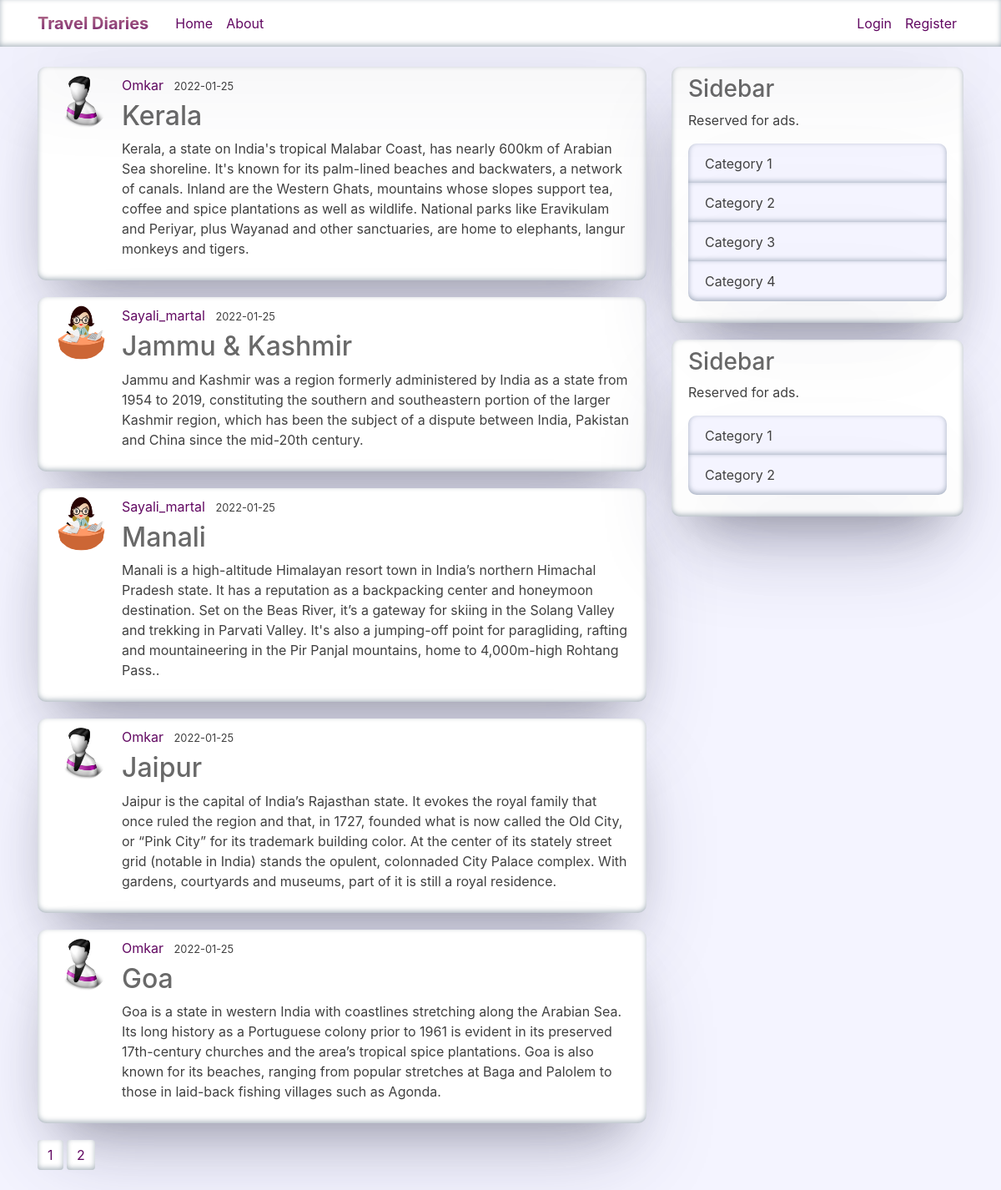
The page /home on the database its author committed.
### travel/models.py (models this page shows, shortened)
class Post(db.Model):
    id = db.Column(db.Integer, primary_key=True)
    title = db.Column(db.String(100), nullable=False)
    date_posted = db.Column(db.DateTime, nullable=False, default=datetime.utcnow)
    content = db.Column(db.Text, nullable=False)
    user_id = db.Column(db.Integer, db.ForeignKey('user.id'), nullable=False)

class User(db.Model, UserMixin):
    id = db.Column(db.Integer, primary_key=True)
    username = db.Column(db.String(20), unique=True, nullable=False)
    email = db.Column(db.String(120), unique=True, nullable=False)
    image_file = db.Column(db.String(20), nullable=False, default='default.png')
    password = db.Column(db.String(60), nullable=False)
    posts = db.relationship('Post', backref='author', lazy=True)

### travel/main/routes.py (the view)
@main.route("/")
@main.route("/home")
def home():
    page = request.args.get('page', 1, type=int)
    posts = Post.query.order_by(Post.date_posted.desc()).paginate(page=page, per_page=5)
    return render_template('home.html', posts=posts)

### travel/templates/home.html
{% extends "layout.html" %}
{% block content %}
    {% for post in posts.items %}
        <article class="media content-section">
          <img class="rounded-circle article-img" src="{{ url_for('static', filename='profile_pics/' + post.author.image_file) }}">
          <div class="media-body">
            <div class="article-metadata">
              <a class="mr-2" href="{{ url_for('users.user_posts', username=post.author.username) }}">{{ post.author.username }}</a>
              <small class="text-muted">{{ post.date_posted.strftime('%Y-%m-%d') }}</small>
            </div>
            <h2><a class="article-title" href="{{ url_for('posts.post', post_id=post.id) }}">{{ post.title }}</a></h2>
            <p class="article-content">{{ post.content }}</p>
          </div>
        </article>
    {% endfor %}
    {% for page_num in posts.iter_pages(left_edge=1, right_edge=1, left_current=1, right_current=2) %}
      {% if page_num %}
        {% if posts.page == page_num %}
          <a class="btn btn-info mb-4" href="{{ url_for('main.home', page=page_num) }}">{{ page_num }}</a>
        {% else %}
          <a class="btn btn-outline-info mb-4" href="{{ url_for('main.home', page=page_num) }}">{{ page_num }}</a>
        {% endif %}
      {% else %}
        ...
      {% endif %}
    {% endfor %}
{% endblock content %}

### travel/templates/layout.html (shortened to what this page needs)
<!DOCTYPE html>
<html>
<head>
    <link rel="stylesheet" href="https://maxcdn.bootstrapcdn.com/bootstrap/4.0.0/css/bootstrap.min.css">
    <link rel="stylesheet" type="text/css" href="{{ url_for('static', filename='style.css') }}">
</head>
<body>
    <header class="site-header">
      <nav class="navbar navbar-expand-md navbar-dark bg-steel fixed-top">
        <div class="container">
          <a class="navbar-brand mr-4" href="/">
            Travel Diaries
          </a>
          <div class="collapse navbar-collapse" id="navbarToggle">
            <div class="navbar-nav mr-auto">
              <a class="nav-item nav-link" href="{{ url_for('main.home') }}">Home</a>
              <a class="nav-item nav-link" href="{{ url_for('main.about') }}">About</a>
            </div>
            <div class="navbar-nav">
              {% if current_user.is_authenticated %}
                <a class="nav-item nav-link" href="{{ url_for('posts.new_post') }}">New Post</a>
                <a class="nav-item nav-link" href="{{ url_for('users.account') }}">Account</a>
                <a class="nav-item nav-link" href="{{ url_for('users.logout') }}">Logout</a>
              {% else %}
                <a class="nav-item nav-link" href="{{ url_for('users.login') }}">Login</a>
                <a class="nav-item nav-link" href="{{ url_for('users.register') }}">Register</a>
              {% endif %}
            </div>
          </div>
        </div>
      </nav>
    </header>
    <main role="main" class="container">
      <div class="row">
        <div class="col-md-8">
          {% block content %}{% endblock %}
        </div>
        <div class="col-md-4">
          <div class="content-section">
            <h3>Sidebar</h3>
            <p class='text-muted'>Reserved for ads.
              <ul class="list-group">
                <li class="list-group-item list-group-item-light">Category 1</li>
                <li class="list-group-item list-group-item-light">Category 2</li>
                <li class="list-group-item list-group-item-light">Category 3</li>
                <li class="list-group-item list-group-item-light">Category 4</li>
              </ul>
            </p>
          </div>
          <div class="content-section">
            <h3>Sidebar</h3>
            <p class='text-muted'>Reserved for ads.
              <ul class="list-group">
                <li class="list-group-item list-group-item-light">Category 1</li>
                <li class="list-group-item list-group-item-light">Category 2</li>
              </ul>
            </p>
          </div>
        </div>
      </div>
    </main>
</body>
</html>

### travel/static/style.css (style rules this page uses)
:root { --panel-background: white; --medium-color: #f4f4ff; --header-background: white; --title-color: #696969; --text-color: #414141; --link-color: #620962; --hover-color: #c98994; --box-shadow: rgb(50 50 93 / 25%) 0px 50px 100px -20px, rgb(0 0 0 / 30%) 0px 30px 60px -30px, rgb(10 37 64 / 35%) 0px -2px 6px 0px inset; }
body { color: var(--text-color); margin-top: 5rem; background-color: var(--medium-color); height: 100vh; }
h1, h2, h3, h4, h5, h6 { color: var(--title-color); }
.list-group-item-light { color: var(--text-color); background-color: var(--medium-color); box-shadow: var(--box-shadow); border: none; }
.bg-steel { background-color: var(--header-background); -webkit-box-shadow: var(--box-shadow); box-shadow: var(--box-shadow); }
.navbar-dark .navbar-brand { background: -webkit-linear-gradient(var(--hover-color), var(--link-color)); -webkit-background-clip: text; background-clip: text; -webkit-text-fill-color: transparent; font-weight: bold; }
.site-header .navbar-nav .nav-link { color: var(--link-color); }
.text-muted { color: var(--text-color) !important; }
.content-section { background: var(--panel-background); padding: 10px 20px; border-radius: 10px; margin-bottom: 20px; -webkit-box-shadow: var(--box-shadow); box-shadow: var(--box-shadow); }
.article-title { color: var(--title-color); }
.article-content { white-space: pre-line; }
.article-img { height: 65px; width: 65px; margin-right: 16px; }
.article-metadata { padding-bottom: 1px; margin-bottom: 4px; border-bottom: 1px solid var(--header-background); }
.list-group-item:first-child { border-top-left-radius: 10px; border-top-right-radius: 10px; }
.list-group-item:last-child { border-bottom-left-radius: 10px; border-bottom-right-radius: 10px; }
a { color: var(--link-color); }
.btn-info, .btn-secondary, .btn-outline-info { color: var(--link-color); background-color: var(--panel-background); border: none; box-shadow: var(--box-shadow); }

### rows shown on the page
Post: image_file (placeholder picture), author.username "Omkar", date_posted "2022-01-25", title "Kerala", content "Kerala, a state on India's tropical Malabar Coast, has nearly 600km of Arabian Sea shoreline. It's known for its palm-lined beaches and backwaters, a network of canals. Inland are the Western Ghats, mountains whose slopes support tea, coffee and spice plantations as well as wildlife. National parks like Eravikulam and Periyar, plus Wayanad and other sanctuaries, are home to elephants, langur monkeys and tigers."
Post: image_file (picture), author.username "Sayali_martal", date_posted "2022-01-25", title "Jammu & Kashmir", content "Jammu and Kashmir was a region formerly administered by India as a state from 1954 to 2019, constituting the southern and southeastern portion of the larger Kashmir region, which has been the subject of a dispute between India, Pakistan and China since the mid-20th century."
Post: image_file (picture), author.username "Sayali_martal", date_posted "2022-01-25", title "Manali", content "Manali is a high-altitude Himalayan resort town in India’s northern Himachal Pradesh state. It has a reputation as a backpacking center and honeymoon destination. Set on the Beas River, it’s a gateway for skiing in the Solang Valley and trekking in Parvati Valley. It's also a jumping-off point for paragliding, rafting and mountaineering in the Pir Panjal mountains, home to 4,000m-high Rohtang Pass.."
Post: image_file (placeholder picture), author.username "Omkar", date_posted "2022-01-25", title "Jaipur", content "Jaipur is the capital of India’s Rajasthan state. It evokes the royal family that once ruled the region and that, in 1727, founded what is now called the Old City, or “Pink City” for its trademark building color. At the center of its stately street grid (notable in India) stands the opulent, colonnaded City Palace complex. With gardens, courtyards and museums, part of it is still a royal residence."
Post: image_file (placeholder picture), author.username "Omkar", date_posted "2022-01-25", title "Goa", content "Goa is a state in western India with coastlines stretching along the Arabian Sea. Its long history as a Portuguese colony prior to 1961 is evident in its preserved 17th-century churches and the area’s tropical spice plantations. Goa is also known for its beaches, ranging from popular stretches at Baga and Palolem to those in laid-back fishing villages such as Agonda."

### other values the page prints
{{ page_num }} "1"
{{ page_num }} "2"
